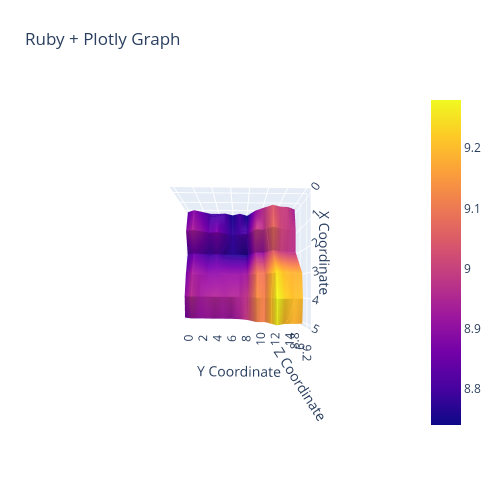

Notebook code cell kept with this figure:
### Code cell
# Your code:
# Create a Figure with a Surface plot using the elevation data
fig = go.Figure(data=[go.Surface(z=z1)])

# Update the surface trace with contour lines on the z-axis
fig.update_traces(
    contours_z=dict(
        show=True,          # Display the contour lines
        usecolormap=True,   # Use the surface's colormap for the contours
        highlightcolor="limegreen",  # Set the highlight color for contours
        project_z=True      # Project the contours onto the z-plane
    )
)

# Update the layout of the figure:
fig.update_layout(
    title=dict(text='Ruby + Plotly Graph'),  # Set the plot title
    autosize=False,                           # Disable automatic sizing
    scene=dict(
        # Custom axis labels
        xaxis=dict(title='X Coordinate'),
        yaxis=dict(title='Y Coordinate'),
        zaxis=dict(title='Z Coordinate'),
        camera_eye=dict(x=0, y=0, z=2.5)
    ),
    width=500,    # Set the width of the figure
    height=500,   # Set the height of the figure
    margin=dict(l=65, r=50, b=65, t=90)  # Set custom margins for the figure layout
)

# Render and display the figure
fig.show()

### Figure 1 — Plotly figure (JSON) as saved in the notebook; plotly's stock layout.template omitted (floating-point values rounded to 4 significant figures)
{"data": [{"contours": {"z": {"highlightcolor": "limegreen", "project": {"z": true}, "show": true, "usecolormap": true}}, "type": "surface", "z": [[8.83, 8.89, 8.81, 8.87, 8.9, 8.87], [8.89, 8.94, 8.85, 8.94, 8.96, 8.92], [8.84, 8.9, 8.82, 8.92, 8.93, 8.91], [8.79, 8.85, 8.79, 8.9, 8.94, 8.92], [8.79, 8.88, 8.81, 8.9, 8.95, 8.92], [8.8, 8.82, 8.78, 8.91, 8.94, 8.92], [8.75, 8.78, 8.77, 8.91, 8.95, 8.92], [8.8, 8.8, 8.77, 8.91, 8.95, 8.94], [8.74, 8.81, 8.76, 8.93, 8.98, 8.99], [8.89, 8.99, 8.92, 9.1, 9.13, 9.11], [8.97, 8.97, 8.91, 9.09, 9.11, 9.11], [9.04, 9.08, 9.05, 9.25, 9.28, 9.27], [9, 9.01, 9, 9.2, 9.23, 9.2], [8.99, 8.99, 8.98, 9.18, 9.2, 9.19], [8.93, 8.97, 8.97, 9.18, 9.2, 9.18]]}], "layout": {"autosize": false, "height": 500, "margin": {"b": 65, "l": 65, "r": 50, "t": 90}, "scene": {"aspectmode": "auto", "aspectratio": {"x": 1, "y": 1, "z": 1}, "camera": {"center": {"x": 0, "y": 0, "z": 0}, "eye": {"x": 0.2166, "y": 0.001973, "z": 3.413}, "projection": {"type": "perspective"}, "up": {"x": -1.224e-16, "y": 3.625e-18, "z": 1}}, "xaxis": {"title": {"text": "X Coordinate"}}, "yaxis": {"title": {"text": "Y Coordinate"}}, "zaxis": {"title": {"text": "Z Coordinate"}, "type": "linear"}}, "title": {"text": "Ruby + Plotly Graph"}, "width": 500}}
